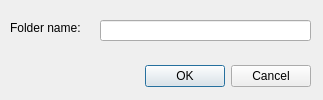
<?xml version="1.0" encoding="UTF-8"?>
<ui version="4.0">
 <class>newFolderWindow</class>
 <widget class="QDialog" name="newFolderWindow">
  <property name="geometry">
   <rect>
    <x>0</x>
    <y>0</y>
    <width>323</width>
    <height>100</height>
   </rect>
  </property>
  <property name="sizePolicy">
   <sizepolicy hsizetype="Fixed" vsizetype="Fixed">
    <horstretch>0</horstretch>
    <verstretch>0</verstretch>
   </sizepolicy>
  </property>
  <property name="minimumSize">
   <size>
    <width>323</width>
    <height>100</height>
   </size>
  </property>
  <property name="maximumSize">
   <size>
    <width>323</width>
    <height>100</height>
   </size>
  </property>
  <property name="windowTitle">
   <string>New folder</string>
  </property>
  <widget class="QDialogButtonBox" name="buttonBox">
   <property name="geometry">
    <rect>
     <x>30</x>
     <y>60</y>
     <width>281</width>
     <height>32</height>
    </rect>
   </property>
   <property name="orientation">
    <enum>Qt::Horizontal</enum>
   </property>
   <property name="standardButtons">
    <set>QDialogButtonBox::Cancel|QDialogButtonBox::Ok</set>
   </property>
  </widget>
  <widget class="QLineEdit" name="newFolderInputField">
   <property name="geometry">
    <rect>
     <x>100</x>
     <y>20</y>
     <width>211</width>
     <height>21</height>
    </rect>
   </property>
  </widget>
  <widget class="QLabel" name="label">
   <property name="geometry">
    <rect>
     <x>10</x>
     <y>20</y>
     <width>91</width>
     <height>16</height>
    </rect>
   </property>
   <property name="text">
    <string>Folder name:</string>
   </property>
  </widget>
 </widget>
 <resources/>
 <connections>
  <connection>
   <sender>buttonBox</sender>
   <signal>accepted()</signal>
   <receiver>newFolderWindow</receiver>
   <slot>accept()</slot>
   <hints>
    <hint type="sourcelabel">
     <x>248</x>
     <y>254</y>
    </hint>
    <hint type="destinationlabel">
     <x>157</x>
     <y>274</y>
    </hint>
   </hints>
  </connection>
  <connection>
   <sender>buttonBox</sender>
   <signal>rejected()</signal>
   <receiver>newFolderWindow</receiver>
   <slot>reject()</slot>
   <hints>
    <hint type="sourcelabel">
     <x>316</x>
     <y>260</y>
    </hint>
    <hint type="destinationlabel">
     <x>286</x>
     <y>274</y>
    </hint>
   </hints>
  </connection>
 </connections>
</ui>
